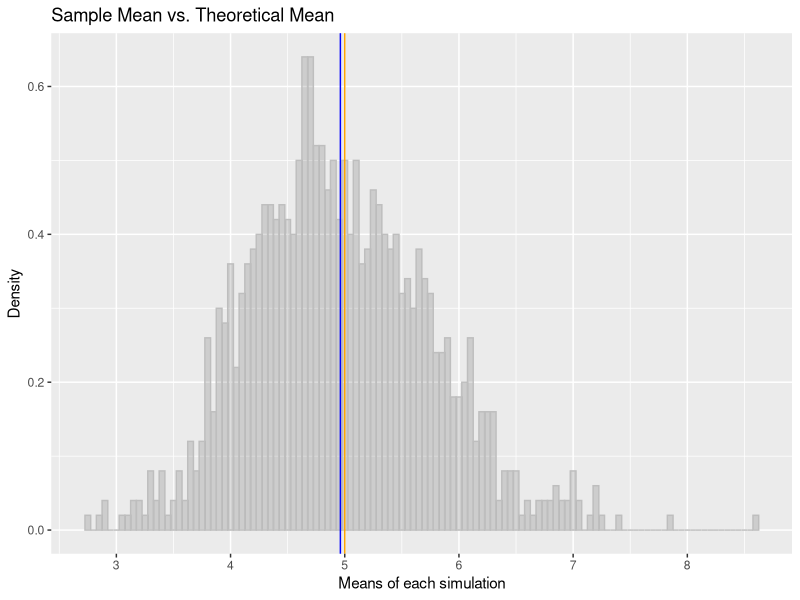
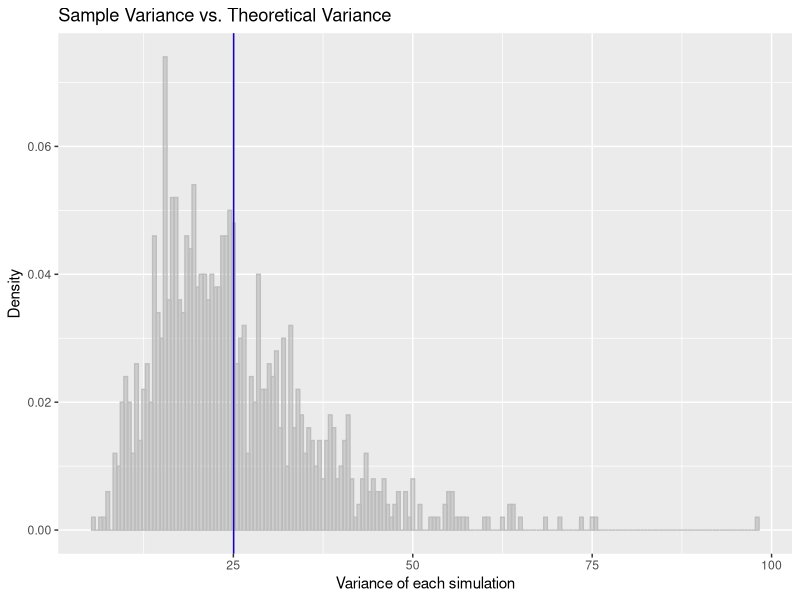

The R source for these figures, in order: (Note: this script raises an error after producing the figures.)
## ---- chunk 1
knitr::opts_chunk$set(echo = TRUE)
library(ggplot2);library(gridExtra)
## ---- chunk 2
set.seed(17)
exp <- NULL
for (i in 1:1000) {exp <- rbind(exp, rexp(40,rate=0.2))}
## ---- chunk 3
theo_mean <- 1/0.2
exp_mean <- apply(exp,1, mean)
sample_mean <- mean(exp_mean)
print(cbind(theo_mean,sample_mean))
## ---- chunk 4
exp_mean <- as.data.frame(exp_mean)
p1 <- ggplot(data = exp_mean, aes(x = exp_mean)) + 
  geom_histogram(alpha = 0.2, binwidth=0.05, 
                 color="gray", aes(y = ..density..)) + 
  geom_vline(xintercept=theo_mean, color="orange") +
  geom_vline(xintercept=sample_mean, color="blue") +
  labs(x = "Means of each simulation", y = "Density") +
  scale_x_continuous(breaks=c(3,4,5,6,7,8)) +
  ggtitle("Sample Mean vs. Theoretical Mean")
p1
## ---- chunk 5
theo_var <- (1/0.2)^2
exp_var <- apply(exp,1,var)
sample_var <- mean(exp_var)
print(cbind(theo_var,sample_var))
## ---- chunk 6
g_var <- ggplot() + aes(x = exp_var) + 
  geom_histogram(alpha=0.2, binwidth=0.5, 
                                color="gray", aes(y=..density..)) + 
  geom_vline(xintercept=theo_var, color="orange") + 
  geom_vline(xintercept=sample_var, color="blue")+ 
  labs(x = "Variance of each simulation", y = "Density") +
  scale_x_continuous(breaks=c(0,25,50,75,100)) + 
  ggtitle("Sample Variance vs. Theoretical Variance")
g_var
## ---- chunk 7
g_mns <- ggplot() + aes(x = exp_mean) + 
  geom_histogram(alpha = 0.2, binwidth=0.05, 
                 color="gray", aes(y = ..density..)) + 
  stat_function(fun=dnorm, color = "orange",
                args=list(mean=mean(exp_mean$exp_mean), 
                          sd=sd(exp_mean$exp_mean))) +
  labs(x="Distribution of sample means")

g_exp <- ggplot() + aes(x = as.vector(exp)) + 
  geom_histogram(alpha = 0.2, binwidth=0.05, 
                 color="gray", aes(y = ..density..)) + 
  stat_function(fun=dnorm, color = "orange",
                args=list(mean=mean(exp), 
                          sd=sd(exp))) +
  labs(x="Distribution of exponentials")

grid.arrange(g_exp, g_mns,nrow=1)
